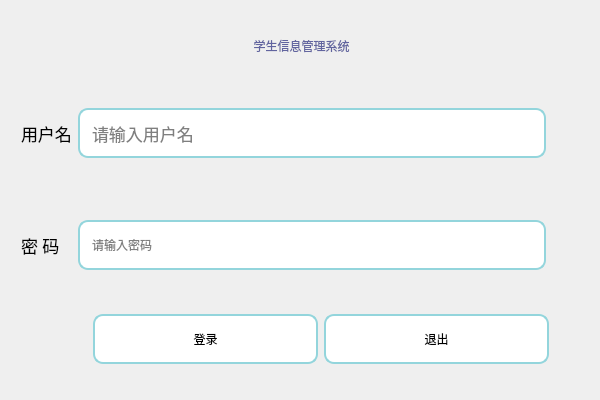
<?xml version="1.0" encoding="UTF-8"?>
<ui version="4.0">
 <class>Page_Login</class>
 <widget class="QWidget" name="Page_Login">
  <property name="geometry">
   <rect>
    <x>0</x>
    <y>0</y>
    <width>600</width>
    <height>400</height>
   </rect>
  </property>
  <property name="maximumSize">
   <size>
    <width>600</width>
    <height>400</height>
   </size>
  </property>
  <property name="windowTitle">
   <string>学生管理</string>
  </property>
  <property name="windowIcon">
   <iconset resource="resource.qrc">
    <normaloff>:/images/addstu.png</normaloff>:/images/addstu.png</iconset>
  </property>
  <property name="styleSheet">
   <string notr="true">QLineEdit{
	border:2 solid #93d5dc;
	font:10pt &quot;黑体&quot;;
	border-radius:10;
	

}
QPushButton{
	border:2 solid #93d5dc;
	background-color:white;
	border-radius:10;
}
QLabel{
	font-size:13pt &quot;黑体&quot;;
}
</string>
  </property>
  <layout class="QGridLayout" name="gridLayout_3">
   <item row="0" column="0">
    <widget class="QLabel" name="lb_title">
     <property name="maximumSize">
      <size>
       <width>16777215</width>
       <height>70</height>
      </size>
     </property>
     <property name="styleSheet">
      <string notr="true">QLabel
{
	
	font: 20pt &quot;黑体&quot;;
	color:#61649f;
}</string>
     </property>
     <property name="text">
      <string> 学生信息管理系统</string>
     </property>
     <property name="textFormat">
      <enum>Qt::AutoText</enum>
     </property>
     <property name="alignment">
      <set>Qt::AlignCenter</set>
     </property>
    </widget>
   </item>
   <item row="1" column="0">
    <widget class="QWidget" name="widget_2" native="true">
     <property name="maximumSize">
      <size>
       <width>16777215</width>
       <height>200</height>
      </size>
     </property>
     <property name="styleSheet">
      <string notr="true">
QLineEdit{
	font: 13pt &quot;黑体&quot;;
	padding-left: 10px;

}
QLabel{
	
	font: 12pt &quot;黑体&quot;;
	
}</string>
     </property>
     <layout class="QGridLayout" name="gridLayout_2">
      <property name="leftMargin">
       <number>10</number>
      </property>
      <property name="rightMargin">
       <number>43</number>
      </property>
      <property name="bottomMargin">
       <number>0</number>
      </property>
      <item row="2" column="0">
       <widget class="QLabel" name="lb_passward">
        <property name="font">
         <font>
          <family>黑体</family>
          <pointsize>13</pointsize>
          <weight>50</weight>
          <italic>false</italic>
          <bold>false</bold>
         </font>
        </property>
        <property name="styleSheet">
         <string notr="true">QLabel{
	
	font: 13pt &quot;黑体&quot;;
}</string>
        </property>
        <property name="text">
         <string>密 码</string>
        </property>
       </widget>
      </item>
      <item row="0" column="1">
       <widget class="QLineEdit" name="lineEdit_username">
        <property name="maximumSize">
         <size>
          <width>16777215</width>
          <height>50</height>
         </size>
        </property>
        <property name="font">
         <font>
          <family>黑体</family>
          <pointsize>13</pointsize>
          <weight>50</weight>
          <italic>false</italic>
          <bold>false</bold>
         </font>
        </property>
        <property name="styleSheet">
         <string notr="true"/>
        </property>
        <property name="maxLength">
         <number>8</number>
        </property>
        <property name="placeholderText">
         <string>请输入用户名</string>
        </property>
       </widget>
      </item>
      <item row="2" column="1">
       <widget class="QLineEdit" name="lineEdit_passward">
        <property name="maximumSize">
         <size>
          <width>16777215</width>
          <height>50</height>
         </size>
        </property>
        <property name="text">
         <string/>
        </property>
        <property name="maxLength">
         <number>8</number>
        </property>
        <property name="echoMode">
         <enum>QLineEdit::Password</enum>
        </property>
        <property name="placeholderText">
         <string>请输入密码</string>
        </property>
       </widget>
      </item>
      <item row="0" column="0">
       <widget class="QLabel" name="lb_username">
        <property name="font">
         <font>
          <family>黑体</family>
          <pointsize>13</pointsize>
          <weight>50</weight>
          <italic>false</italic>
          <bold>false</bold>
         </font>
        </property>
        <property name="styleSheet">
         <string notr="true">QLabel
{
	
	
	font: 13pt &quot;黑体&quot;;
}</string>
        </property>
        <property name="text">
         <string>用户名</string>
        </property>
       </widget>
      </item>
      <item row="1" column="1">
       <widget class="QLabel" name="label_hint">
        <property name="maximumSize">
         <size>
          <width>200</width>
          <height>26</height>
         </size>
        </property>
        <property name="styleSheet">
         <string notr="true">font: 13pt &quot;黑体&quot;;
color: rgb(255, 0, 0);</string>
        </property>
        <property name="text">
         <string/>
        </property>
       </widget>
      </item>
     </layout>
    </widget>
   </item>
   <item row="2" column="0">
    <widget class="QWidget" name="widget" native="true">
     <property name="maximumSize">
      <size>
       <width>16777215</width>
       <height>100</height>
      </size>
     </property>
     <layout class="QGridLayout" name="gridLayout">
      <property name="leftMargin">
       <number>82</number>
      </property>
      <property name="topMargin">
       <number>0</number>
      </property>
      <property name="rightMargin">
       <number>40</number>
      </property>
      <property name="bottomMargin">
       <number>0</number>
      </property>
      <item row="0" column="0">
       <widget class="QPushButton" name="pushButton_login">
        <property name="maximumSize">
         <size>
          <width>16777215</width>
          <height>50</height>
         </size>
        </property>
        <property name="styleSheet">
         <string notr="true">QPushButton{
	
	font: 13pt &quot;黑体&quot;;
}
QPushButton:hover{
	background-color:#93d5dc;
	
}
</string>
        </property>
        <property name="text">
         <string>登录</string>
        </property>
       </widget>
      </item>
      <item row="0" column="1">
       <widget class="QPushButton" name="pushButton_exit">
        <property name="maximumSize">
         <size>
          <width>16777215</width>
          <height>50</height>
         </size>
        </property>
        <property name="styleSheet">
         <string notr="true">QPushButton{
	
	font: 13pt &quot;黑体&quot;;

	
}
QPushButton:hover{
	background-color:#f17666;
}</string>
        </property>
        <property name="text">
         <string>退出</string>
        </property>
       </widget>
      </item>
     </layout>
    </widget>
   </item>
  </layout>
 </widget>
 <resources>
  <include location="resource.qrc"/>
 </resources>
 <connections/>
</ui>
